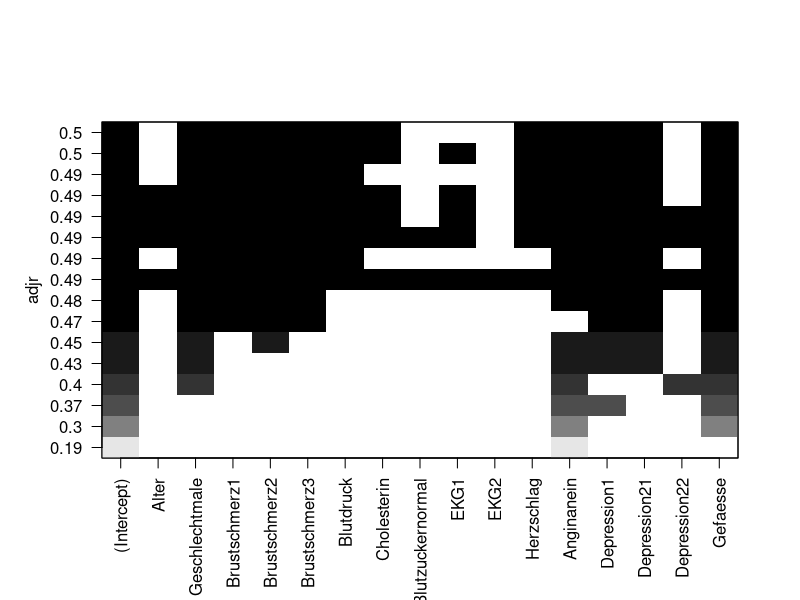
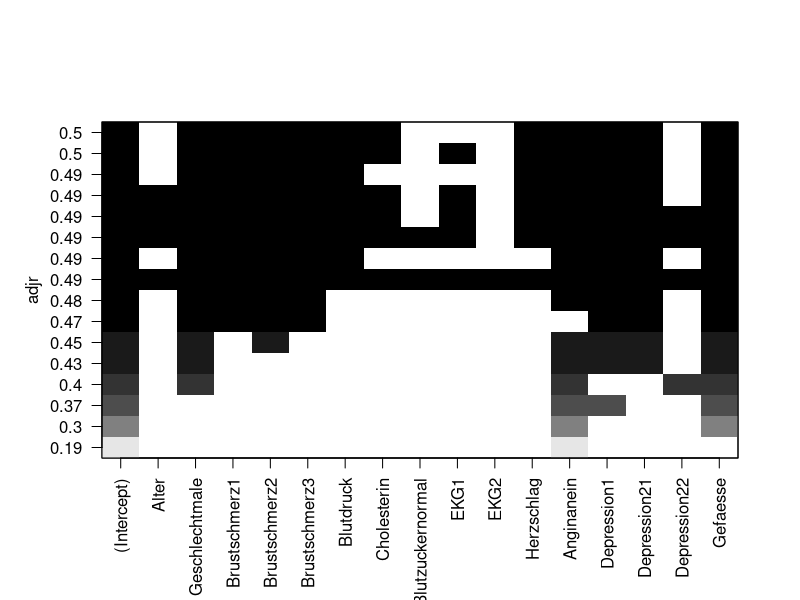
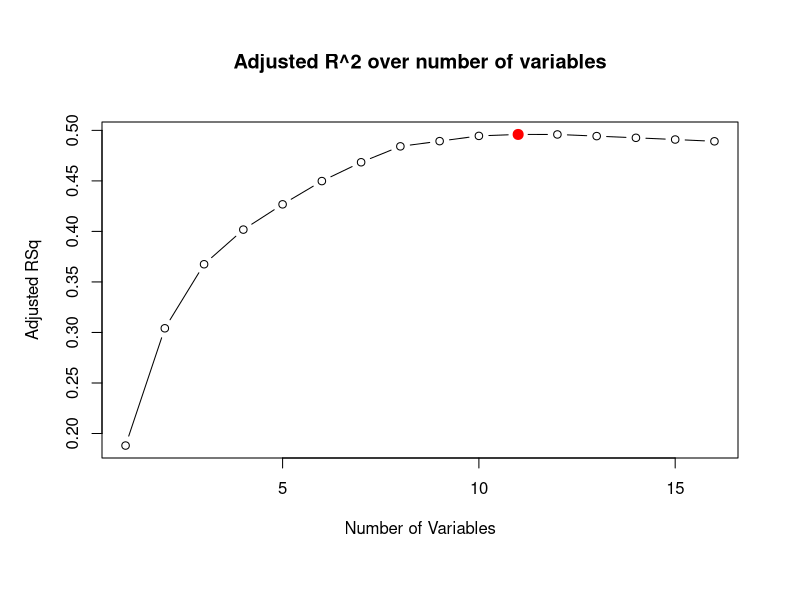
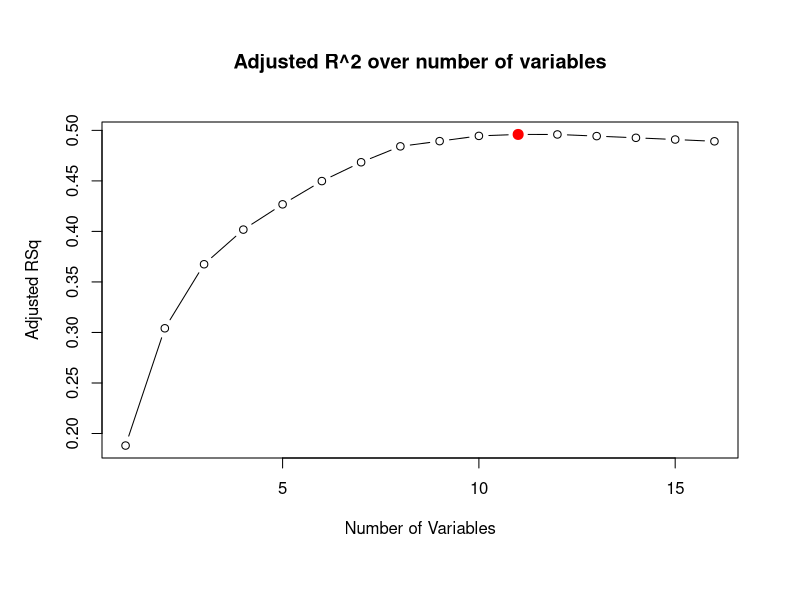

The R script that drew these images, in order: (Note: this script raises an error after producing the figures.)
library(MASS)
library(dplyr)

# Aufgabe 1
dat <- read.csv2("dat/heart.csv", sep=",") %>%
  mutate(Herzkrank = factor(ifelse(Herzkrank == 0, "gesund", "krank")),
         Geschlecht = factor(ifelse(Geschlecht == 0, "female", "male")),
         Brustschmerz = factor(Brustschmerz),
         Blutzucker = factor(ifelse(Blutzucker == 1, "erhoeht", "normal")),
         EKG = factor(EKG),
         Angina = factor(ifelse(Angina == 1, "ja", "nein")),
         Depression1 = as.numeric(Depression1),
         Depression2 = factor(Depression2)) %>%
  dplyr::select(-Thal)
str(dat)
regfit_full <- leaps::regsubsets(Herzkrank ~ ., 
                                 data = dat, 
                                 nvmax = 16)
results_bestsub <- summary(regfit_full)
results_bestsub$outmat
plot(regfit_full, scale = "adjr")
plot(regfit_full, scale = "adjr")
which.max(results_bestsub$adjr2)
plot(results_bestsub$adjr2,
     main = "Adjusted R^2 over number of variables",
     xlab = "Number of Variables",
     ylab = "Adjusted RSq",
     type = "b")
points(11, results_bestsub$adjr2[11], col="red", cex=2, pch=20)
plot(results_bestsub$adjr2,
     main = "Adjusted R^2 over number of variables",
     xlab = "Number of Variables",
     ylab = "Adjusted RSq",
     type = "b")
points(11, results_bestsub$adjr2[11], col="red", cex=2, pch=20)
results_bestsub$which[11,]
model_best_subset <- glm(Herzkrank ~ Geschlecht + Brustschmerz + 
                           Blutdruck + Cholesterin + Herzschlag +
                           Angina + Depression1 + Depression2 +
                           Gefaesse,
                         data = dat,
                         family = "binomial")
summary(model_best_subset)


# Aufgabe 2

# define null model 
model_null <- glm(Herzkrank ~ 1, data = dat, family = "binomial")

# perform forward selection
results_FWS <- stepAIC(
  model_null, 
  direction = "forward",
  scope = list(lower = ~ 1,
               upper = Herzkrank ~ Alter + Geschlecht + 
                 Brustschmerz + Blutdruck + Cholesterin + 
                 Blutzucker + EKG + Herzschlag + Angina + 
                 Depression1 + Depression2 + Gefaesse))

# view results
summary(results_FWS)


# define full model
model_full <- glm(Herzkrank ~ ., data = dat, family = "binomial")

# perform backward selection
results_BWS <- stepAIC(model_full, direction = "backward")

# view results
summary(results_BWS)


# perform stepwise selection
results_both <- stepAIC(model_full, direction = "both", trace = TRUE)

# view results
summary(results_both)

# generate final model including selected variables
model_final <- glm(Herzkrank ~ Geschlecht + Brustschmerz + 
                     Blutdruck + Cholesterin + Herzschlag +
                     Angina + Depression1 + Depression2 + Gefaesse,
                   data = dat,
                   family = "binomial")

# 5-fache Kreuzvalidierung des finalen Modells
set.seed(20042021)
glm_best <- caret::train(Herzkrank ~ Geschlecht + Brustschmerz + Blutdruck + 
                           Cholesterin + Herzschlag + Angina + Depression1 + 
                           Depression2 + Gefaesse, 
                         data = dat,
                         method = "glm",
                         trControl = trainControl(
                           classProbs=TRUE,
                           summaryFunction = twoClassSummary
                         ),
                         metric = "ROC")

roc_best <- pROC::roc(response = dat$Herzkrank=="krank", # observations
                      predictor = predict(glm_best$finalModel), # predictions
                      ci = TRUE,        # compute confidence interval
                      plot = TRUE,      # create ROC plot
                      print.auc = TRUE,
                      main = "ROC curve of the final logistic regression model")


# 5-fold cross-validation of the full model
glm_full <- caret::train(Herzkrank ~ ., data = dat,
                         method = "glm",
                         trControl = trainControl(
                           classProbs=TRUE,
                           summaryFunction = twoClassSummary
                         ),
                         metric = "ROC")

roc_full <- pROC::roc(response = dat$Herzkrank=="krank", # observations
                      predictor = predict(glm_full$finalModel), # predictions
                      ci = TRUE,
                      plot = TRUE,
                      add = TRUE,       # add ROC curve to existing plot
                      col = "darkgreen",
                      print.auc.adj=c(0,5), # adjust position of AUC
                      print.auc = TRUE,
                      main = "ROC curve of the final(black) and full (green) model")
